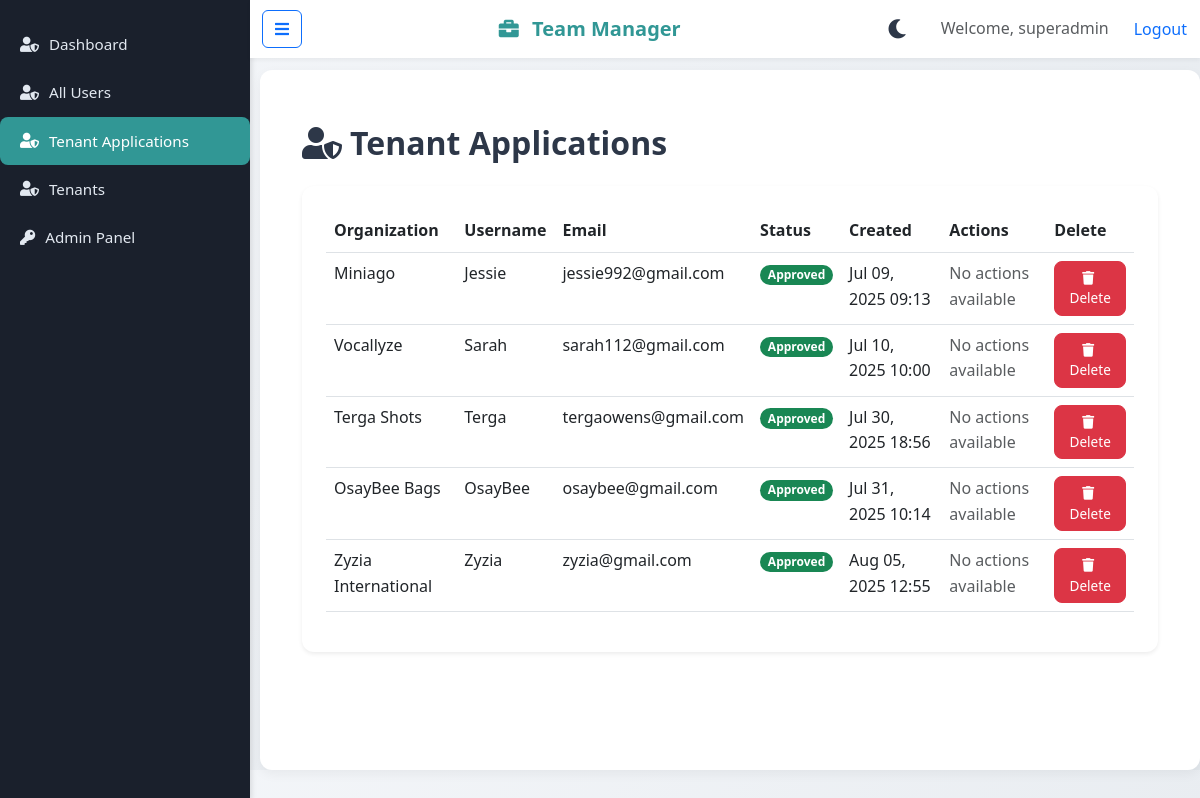
The page /tenants/tenant-applications/ (signed in) on the database its author committed.
### documents/models.py (models this page shows, shortened)
class CustomUser(AbstractUser):
    EMAIL_PROVIDERS = [
        ('gmail', 'Gmail'),
        ('yahoo', 'Yahoo'),
        ('outlook', 'Outlook'),
        ('zoho', 'Zoho'),
        ('icloud', 'iCloud'),
    ]
    tenant = models.ForeignKey(Tenant, on_delete=models.CASCADE, blank=True, null=True, related_name="customuser")
    roles = models.ManyToManyField(Role, blank=True)
    department = models.ForeignKey('Department', on_delete=models.SET_NULL, null=True, blank=True, related_name='members')
    teams = models.ManyToManyField('Team', blank=True, related_name='members')
    phone_number = models.CharField(max_length=15, blank=True, null=True)
    email_address = models.EmailField(blank=True, null=True, help_text="Email address for email provider. To enable email sending.")
    email_password = models.CharField(max_length=255, blank=True, null=True, help_text="Password for email provider. To enable email sending.")  # Encrypted SMTP password
    email_provider = models.CharField(max_length=20, choices=EMAIL_PROVIDERS, blank=True, null=True)
    def __str__(self):
        return self.username

### tenants/models.py (models this page shows, shortened)
class TenantApplication(models.Model):
    STATUS_CHOICES = [
        ('pending', 'Pending'),
        ('approved', 'Approved'),
        ('rejected', 'Rejected'),
    ]
    username = models.CharField(max_length=150, unique=True, help_text="Required. Letters, digits and @/./+/-/_ only.")
    email = models.EmailField(unique=True, help_text="Enter a valid email address.")
    password = models.CharField(max_length=255)
    organization_name = models.CharField(max_length=100, unique=True)
    slug = models.SlugField(max_length=100, unique=True, help_text="Short name used in the URL. Can only contain lowercase letters, numbers and hyphens.")
    status = models.CharField(max_length=20, choices=STATUS_CHOICES, default='pending')
    created_at = models.DateTimeField(auto_now_add=True)
    updated_at = models.DateTimeField(auto_now=True)

### tenants/views.py (the view)
# urls.py: path('tenant-applications/', tenant_applications, name='tenant_applications'),
@login_required
def tenant_applications(request):
    if request.user.is_superuser:
        tenant_apps = TenantApplication.objects.all()
    else:
        HttpResponseForbidden(f'You are not authorized to view this')
    return render(request, 'tenants/tenant_applications.html', {'tenants': tenant_apps})

### documents/context_processors.py (called while the page is built)
def notification_count(request):
    if request.user.is_authenticated:
        if not hasattr(request, 'tenant') or (not request.user.is_superuser and request.user.tenant != request.tenant):
            logger.error(f"Unauthorized access by user {request.user.username}: tenant mismatch")
            return {'unseen_notification_count': 0}
    print("Meer>>>>>", request)
    if request.user.is_authenticated:
        if request.user.is_superuser:
            user = CustomUser.objects.get(username=request.user.username)
        else:
            user = CustomUser.objects.get(username=request.user.username, tenant=request.tenant)
        count = UserNotification.objects.filter(user=user, dismissed=False).count()
        return {'unseen_notification_count': count}
    return {'unseen_notification_count': 0}

### tenants/templates/tenants/tenant_applications.html (shortened to what this page needs)
{% extends "base.html" %}
{% load static %}
{% block content %}
<div class="container-fluid py-4">
    <h2 class="mb-4" style="font-weight: 600; color: #2d3748;">
        <i class="fas fa-user-shield me-2"></i>Tenant Applications
    </h2>
    <div class="card shadow-sm border-0" style="border-radius: 12px; background: #ffffff;">
        <div class="card-body p-4">
            {% if tenants %}
            <div class="table-responsive">
                <table class="table table-hover" aria-label="Tenant Applications Table">
                    <thead>
                        <tr style="background: #f8fafc; color: #2d3748;">
                            <th scope="col">Organization</th>
                            <th scope="col">Username</th>
                            <th scope="col">Email</th>
                            <th scope="col">Status</th>
                            <th scope="col">Created</th>
                            <th scope="col">Actions</th>
                            <th scope="col">Delete</th>
                        </tr>
                    </thead>
                    <tbody>
                        {% for tenant in tenants %}
                        <tr style="transition: background-color 0.2s ease;">
                            <td>{{ tenant.organization_name }}</td>
                            <td>{{ tenant.username }}</td>
                            <td>{{ tenant.email }}</td>
                            <td>
                                <span class="badge {% if tenant.status == 'pending' %}bg-warning text-dark{% elif tenant.status == 'approved' %}bg-success{% else %}bg-danger{% endif %}">
                                    {{ tenant.get_status_display }}
                                </span>
                            </td>
                            <td>{{ tenant.created_at|date:"M d, Y H:i" }}</td>
                            <td>
                                {% if tenant.status == 'pending' %}
                                <div class="d-flex gap-2">
                                    <form action="{% url 'create_tenant' tenant.id %}" method="post" class="d-inline">
                                        {% csrf_token %}
                                        <button type="submit" class="btn btn-sm btn-primary" title="Approve Tenant" aria-label="Approve Tenant">
                                            <i class="fas fa-check me-1"></i>Approve
                                        </button>
                                    </form>
                                    <form action="{% url 'reject_tenant' tenant.id %}" method="post" class="d-inline">
                                        {% csrf_token %}
                                        <button type="submit" class="btn btn-sm btn-outline-danger" title="Reject Tenant" aria-label="Reject Tenant">
                                            <i class="fas fa-times me-1"></i>Reject
                                        </button>
                                    </form>
                                </div>
                                {% else %}
                                <span class="text-muted">No actions available</span>
                                {% endif %}
                            </td>
                            <td>
                                <form action="{% url 'delete_tenant_app' tenant.id %}" method="post" class="d-inline">
                                    <button type="submit" class="btn btn-sm btn-danger" title="Delete Tenant" aria-label="Approve Tenant">
                                        <i class="fas fa-trash me-1"></i>Delete
                                    </button>
                                </form>
                            </td>
                        </tr>
                        {% endfor %}
                    </tbody>
                </table>
            </div>
            {% else %}
            <div class="alert alert-info text-center" role="alert" style="border-radius: 8px; font-size: 0.9rem;">
                No tenant applications found.
            </div>
            {% endif %}
        </div>
    </div>
</div>
{% endblock %}

### documents/templates/base.html (shortened to what this page needs)
{% load static %}
<!DOCTYPE html>
<html lang="en">
<head>
    <link rel="stylesheet" href="https://cdn.jsdelivr.net/npm/bootstrap@5.3.0/dist/css/bootstrap.min.css">
    <link rel="stylesheet" href="https://cdnjs.cloudflare.com/ajax/libs/font-awesome/5.15.4/css/all.min.css">
</head>
<body {% if not user.is_authenticated %}class="unauthenticated"{% endif %}>
    <link href="https://cdn.jsdelivr.net/npm/select2@4.1.0-rc.0/dist/css/select2.min.css" rel="stylesheet">
    {% if user.is_authenticated %}
    <div class="sidebar" id="sidebar">
        {% if user.is_superuser %}
            <a href="{% url 'superuser_dashboard' %}" {% if request.path == '/tenants/dashboard/' %}class="active"{% endif %}><i class="fas fa-user-shield"></i>Dashboard</a>
            <a href="{% url 'all_users_list' %}" {% if request.path == '/tenants/users/list/' %}class="active"{% endif %}><i class="fas fa-user-shield"></i>All Users</a>
            <a href="{% url 'tenant_applications' %}" {% if request.path == '/tenants/tenant-applications/'%}class="active"{% endif %}><i class="fas fa-user-shield"></i>Tenant Applications</a>
            <a href="{% url 'tenant_list' %}" {% if request.path == '/tenants/list/' %}class="active"{% endif %}><i class="fas fa-user-shield"></i>Tenants</a>
            <a href="{% url 'admin:index' %}" {% if request.path|slice:":7" == '/admin/' %}class="active"{% endif %}><i class="fas fa-key"></i> Admin Panel</a>
        {% endif %}
    </div>
    {% endif %}
    {% if not user.is_superuser and not user.tenant %}
        <nav class="navbar navbar-light bg-light fixed-top no-tenant" id="navbar">
            <div class="container-fluid">
                <a class="navbar-brand ms-3" href="{% url 'tenant_home' %}"><i class="fas fa-briefcase mr-4" style="color: #319795;"></i> <span style="color: #319795;"><strong>Team Manager</strong></span></a>
                <div class="d-flex align-items-center gap-2">
                    <button class="theme-toggle-btn" id="themeToggleBtn" title="Toggle Dark Mode" aria-label="Toggle Dark Mode">
                        <i class="fas fa-moon"></i>
                    </button>
                    <button class="navbar-toggler" type="button" data-bs-toggle="collapse" data-bs-target="#navbarNav" aria-controls="navbarNav" aria-expanded="false" aria-label="Toggle navigation">
                        <span class="navbar-toggler-icon"></span>
                    </button>
                </div>
                <div class="collapse navbar-collapse" id="navbarNav">
                    <ul class="navbar-nav">
                        <li class="nav-item">
                            <a class="nav-link" href="#features">Features</a>
                        </li>
                        <li class="nav-item">
                            <a class="nav-link" href="#why-join">Why Join</a>
                        </li>
                        <li class="nav-item">
                            <a class="nav-link btn btn-primary text-white" href="{% url 'apply_for_tenant' %}">Apply for Your Company</a>
                        </li>
                    </ul>
                    <div class="auth-section ms-auto">
                        {% if user.is_authenticated and user.is_superuser %}
                            <span class="text-muted me-3">Welcome, {{ user.username }}</span>
                            <form action="{% url 'logout' %}" method="post" style="display: inline;">
                                {% csrf_token %}
                                <button type="submit" class="btn btn-link text-primary" style="padding: 0; text-decoration: none;">Logout</button>
                            </form>
                        {% else %}
                            <a href="{% url 'login' %}" class="btn btn-primary">Login</a>
                        {% endif %}
                    </div>
                </div>
            </div>
        </nav>
    {% elif user.is_authenticated or user.is_superuser %}
    <nav class="navbar navbar-light bg-light fixed-top" id="navbar">
        <div class="container-fluid">
            {% if user.is_authenticated %}
                <button class="btn btn-outline-primary toggle-sidebar" onclick="toggleSidebar()" aria-label="Toggle Sidebar"><i class="fas fa-bars"></i></button>
            {% else %}
                <span class="d-none d-md-inline"> </span>
            {% endif %}
            <a class="navbar-brand ms-3" href="/">
                {% if user.is_authenticated and request.tenant.company_profile %}
                    {% if request.tenant.company_profile.photo %}
                        <img src="{{ request.tenant.company_profile.photo.url }}" alt="{{ request.tenant.company_profile.company_name }} Logo" class="company-logo me-2" style="max-height: 40px;">
                    {% else %}
                        <img src="{% static 'teammanager_logo.png' %}" alt="Team Manager Logo" class="company-logo me-2" style="max-height: 40px; object-fit: contain; background: rgba(255, 255, 255, 0.95); padding: 8px;">
                    {% endif %}
                    <span id="tenant-name" style="color: #319795;"><strong>{{ request.tenant.company_profile.company_name|default:"Team Manager" }}</strong></span>
                {% else %}
                    <i class="fas fa-briefcase me-2" style="color: #319795;"></i>
                    <span id="tenant-name" style="color: #319795;"><strong>{{ request.tenant.name|default:"Team Manager" }}</strong></span>
                {% endif %}
            </a>
            <div class="d-flex align-items-center gap-4">
                <button class="theme-toggle-btn" id="themeToggleBtn" title="Toggle Dark Mode" aria-label="Toggle Dark Mode">
                    <i class="fas fa-moon"></i>
                </button>
                {% if user.is_authenticated %}
                    <span class="text-muted">Welcome, {{ user.username }}</span>
                    {% if user.is_superuser %}
                        <form action="{% url 'logout' %}" method="post" style="display: inline;">
                            <button type="submit" class="btn btn-link text-primary" style="padding: 0; text-decoration: none;">Logout</button>
                        </form>
                    {% endif %}
                {% else %}
                    <a href="{% url 'login' %}" class="btn btn-primary">Login</a>
                    <a href="{% url 'register' %}" class="btn btn-outline-primary">Register</a>
                {% endif %}
            </div>
        </div>
    </nav>
    {% endif %}
    <div class="main-content" id="main-content">
        {% block content %}
        {% endblock %}
    </div>
</body>
</html>

### tenants/templates/tenants/tenant_applications.html (style rules this page uses)
.btn-sm { padding: 6px 12px; font-size: 0.85rem; border-radius: 8px; }

### rows shown on the page
CustomUser: username "superadmin"
TenantApplication: organization_name "Miniago", username "Jessie", email "jessie992@gmail.com", status "Approved", created_at "Jul 09, 2025 09:13", shows "No actions available"
TenantApplication: organization_name "Vocallyze", username "Sarah", email "sarah112@gmail.com", status "Approved", created_at "Jul 10, 2025 10:00", shows "No actions available"
TenantApplication: organization_name "Terga Shots", username "Terga", email "tergaowens@gmail.com", status "Approved", created_at "Jul 30, 2025 18:56", shows "No actions available"
TenantApplication: organization_name "OsayBee Bags", username "OsayBee", email "osaybee@gmail.com", status "Approved", created_at "Jul 31, 2025 10:14", shows "No actions available"
TenantApplication: organization_name "Zyzia International", username "Zyzia", email "zyzia@gmail.com", status "Approved", created_at "Aug 05, 2025 12:55", shows "No actions available"

### other values the page prints
{{ request.tenant.name|default:"Team Manager" }} "Team Manager"
